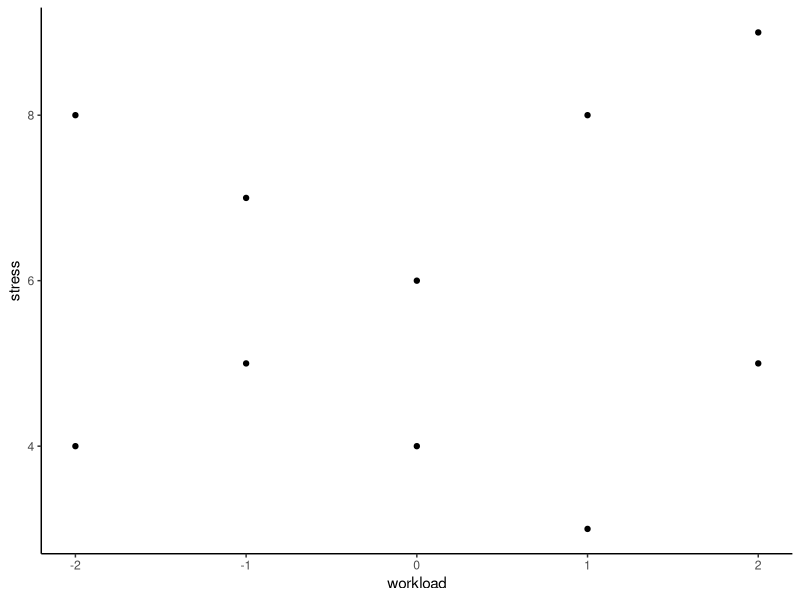
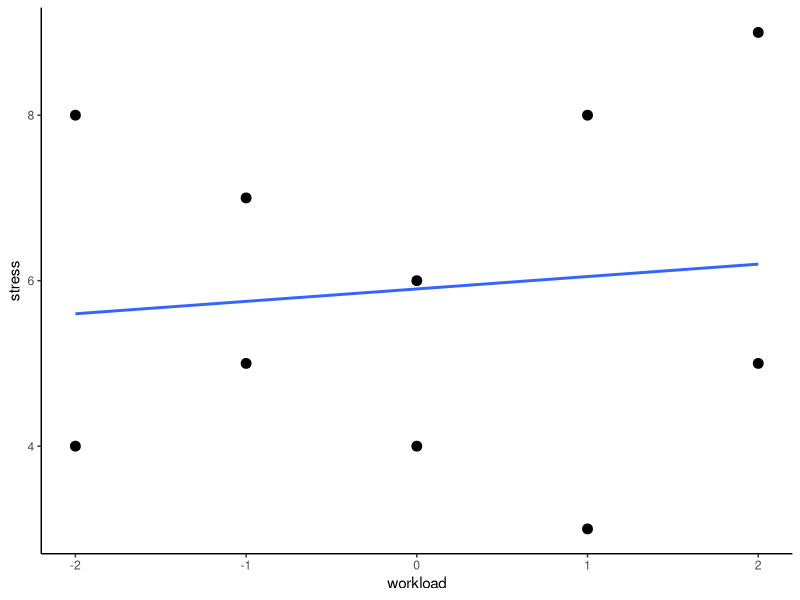
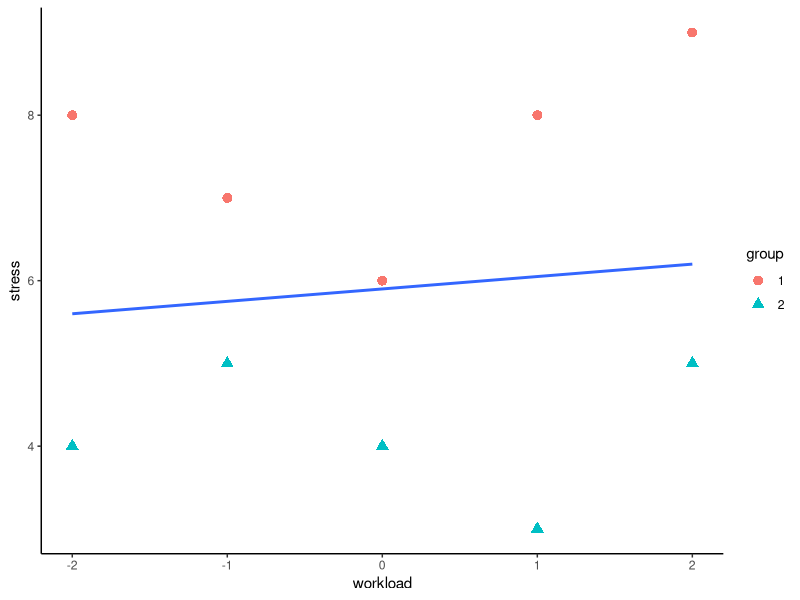
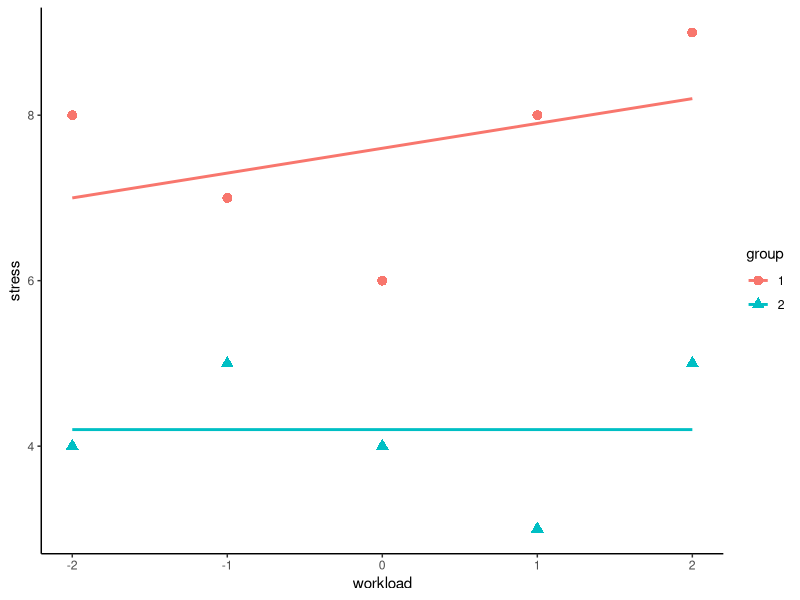
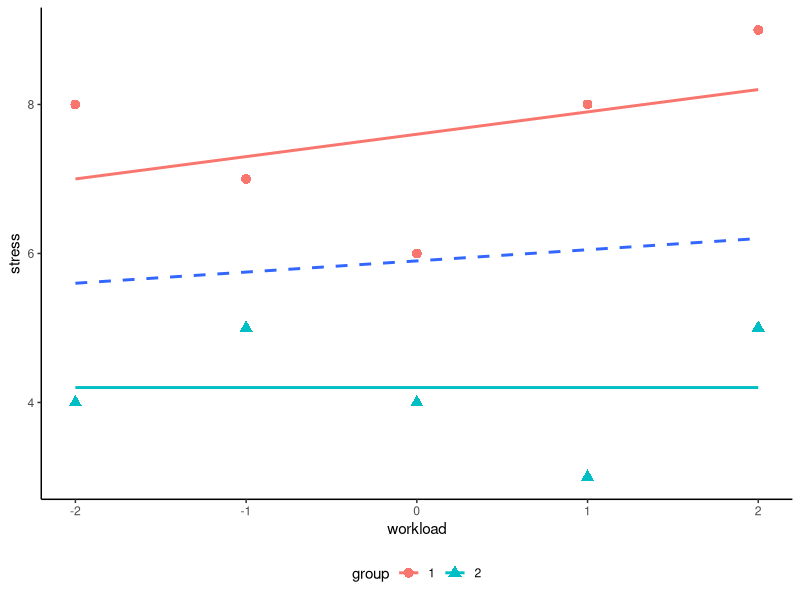
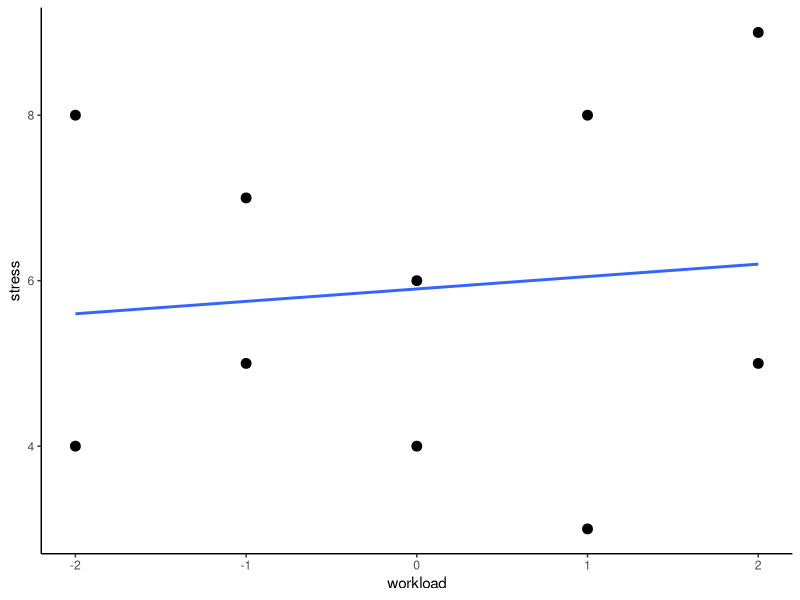
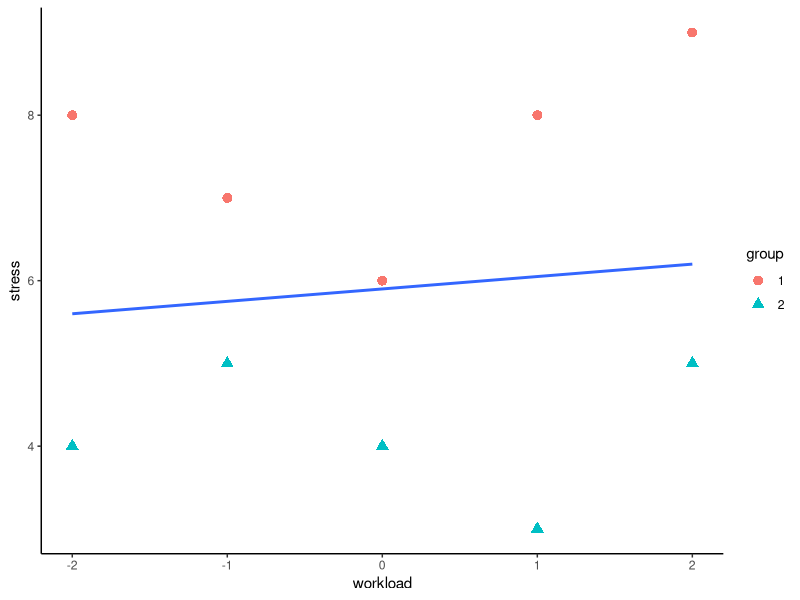
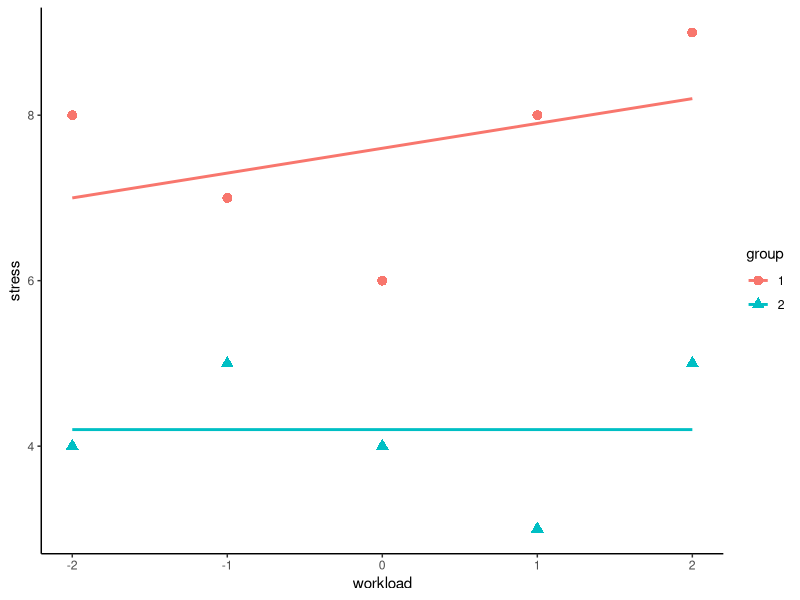

Generate these figures, in order, with R:
## ---- chunk 1
knitr::opts_chunk$set(echo = TRUE)
## ---- chunk 2
library(tidyverse)

dat <- as.data.frame(matrix(nrow=10, ncol = 3))
names(dat) <- c("group", "stress", "workload")
dat[1] <- c(rep(1, 5), rep(2,5))
dat[2] <- c(8, 7, 6, 8, 9,
            4, 5, 4, 3, 5)
dat[3] <- c(-2,-1, 0, 1, 2,
            -2,-1, 0, 1, 2)

dat$group <- factor(dat$group)
## ---- chunk 3
dat %>% 
  ggplot(aes(x=workload, y=stress)) +
  geom_point() +
  theme_classic()
## ---- chunk 4
simpleols <- dat %>% 
  ggplot(aes(x=workload, y=stress)) +
  geom_point(size=3) +
  geom_smooth(method="lm", se= FALSE) +
  theme_classic()

simpleols
ggsave("simpleols.png", simpleols, height=4, width=6)
## ---- chunk 5
colbygroup = dat %>% 
  ggplot(aes(x=workload, y=stress)) +
  geom_point(aes(shape=group, color=group), size=3) +
  geom_smooth(method="lm", se= FALSE) +
  theme_classic()
colbygroup
ggsave("colbygroup.png", colbygroup, height=4, width=6)
## ---- chunk 6
linebygroup = dat %>% 
  ggplot(aes(x=workload, y=stress, color=group)) +
  geom_point(aes(shape=group, color=group), size=3) +
  geom_smooth(method="lm", se= FALSE) +
  theme_classic()

linebygroup
ggsave("linebygroup.png", linebygroup, height=4, width=6)
## ---- chunk 7
groupgrand <- dat %>% 
  ggplot(aes(x=workload, y=stress)) +
  geom_point(aes(shape=group, color=group), size=3) +
  geom_smooth(method="lm", se= FALSE, aes(color=group)) +
  geom_smooth(method="lm", se= FALSE, linetype="dashed") +
  theme_classic() +
  theme(legend.position = "bottom")

groupgrand
ggsave("linebygroupwithgrandmean.png", groupgrand, height=4.5, width=6.5)
## ---- chunk 8
dat2 <- as.data.frame(matrix(nrow=6, ncol=3))
names(dat2) <- c("ID", "therapist", "depression")
dat2[1] <- sprintf("ID_%d", seq(1:6))
dat2[2] <- c(rep("A", 3), rep("B", 3))
dat2[3] <- c(2.3,4.2, 2.7, 7.6, 7.8, 6.6)

dat2$therapist <- as.factor(dat2$therapist)

mean_dep <- dat2 %>% 
  dplyr::group_by(therapist) %>% 
        dplyr::summarise(meandep = mean(depression))

meansplot <- dat2 %>% 
  ggplot(aes(x = therapist, y=depression, color=therapist)) + 
  geom_point(size=2.7) +
  geom_hline(yintercept=mean(dat2$depression), linetype="dashed", size=.3) +
  geom_errorbar(data=mean_dep, aes(x=therapist, ymin=meandep, ymax=meandep, color=therapist),
             size=0.5, linetype = "solid", inherit.aes = F, width = .5) +
  theme_classic(base_size = 20) +
  coord_cartesian(ylim = c(0,10)) +
  theme(legend.position = "none")

ggsave("groupmeans.pdf", meansplot, width=6,height=4)
